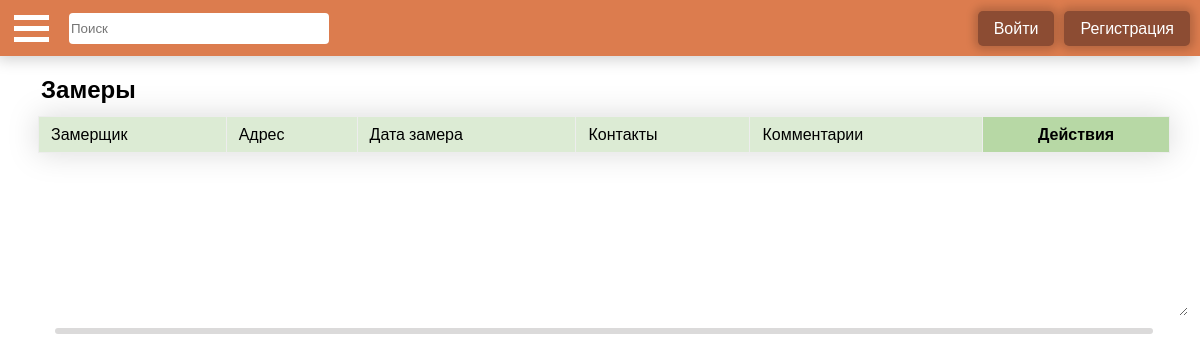
Page /forms/metrics on the earlier database version.
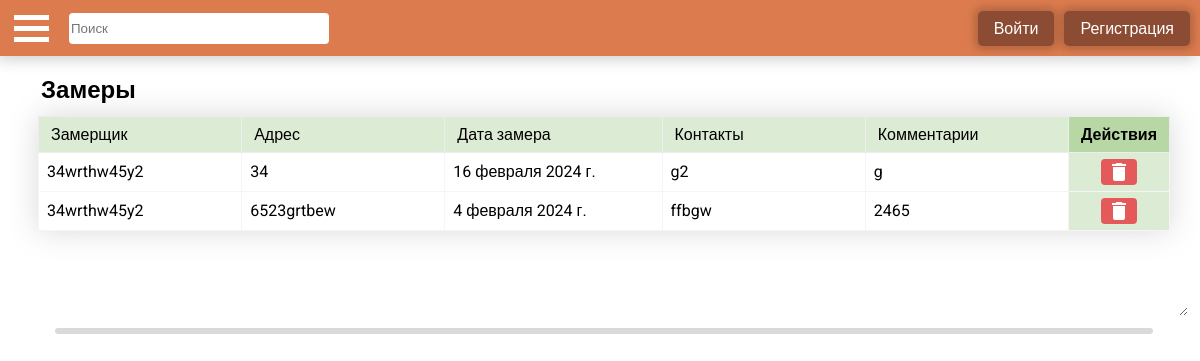
Same page on the later database version.
### apps/main_forms/models.py (models this page shows)
class Metric(models.Model):
    measurer = models.ForeignKey(Measurer, on_delete=models.CASCADE, related_name='measurer')
    address = models.CharField(max_length=255, verbose_name='Адрес')                        # Адрес.
    metrics_date = models.DateField(verbose_name='Дата замера')                             # Дата замера.
    contacts = models.CharField(max_length=255, verbose_name='Контакты')                    # Контакты.
    comments = models.TextField(verbose_name='Комментарии')                                 # Комментарии.
    objects = models.Manager()

### apps/employees/models.py (models this page shows)
class Measurer(models.Model):
    name = models.CharField(max_length=255, unique=True, verbose_name='Имя замерщика')      # Замерщик.
    objects = models.Manager()
    def __str__(self):
        return self.name

### apps/main_forms/views.py (the view)
# urls.py: path("forms/metrics", views.create_metrics, name="create_metrics"),
def create_metrics(request):
    table_data = Metric.objects.all()
    return create_entity(request, table_data, MetricForm, "main_forms/metrics.html", ("metrics", "Замеры"))

### apps/main_forms/views.py (called while the page is built)
def create_entity(request, table_data, form_class, template_name, this_page):
    register_url = reverse('users:register')
    login_url = reverse('users:login')
    logout_url = reverse('users:logout')
    if request.method == 'POST':
        form = form_class(request.POST)
        if form.is_valid():
            task = form.save(commit=False)
            task.save()
    else:
        form = form_class
    context = {
        'table_data': table_data,
        "form": form,
        "this_page": this_page[0],
        "page_label": this_page[1],
        'register_url': register_url,
        'login_url': login_url,
        'logout_url': logout_url,
    }
    return render(request, template_name, context=context)

### apps/main_forms/templates/main_forms/metrics.html (shortened to what this page needs)
{% extends "main_forms/base.html" %}
{% block form_block %}
<div class="table-container">
  <table>
    <thead>
      <tr>
        <th>Замерщик</th>
        <th>Адрес</th>
        <th>Дата замера</th>
        <th>Контакты</th>
        <th>Комментарии</th>
        <th class="action-field"><b>Действия</b></th>
      </tr>
    </thead>
    <tbody>
      {% for row in table_data|slice:'::-1' %}
      <tr>
        <td>{{ row.measurer }}</td>
        <td>{{ row.address }}</td>
        <td>{{ row.metrics_date }}</td>
        <td>{{ row.contacts }}</td>
        <td>{{ row.comments }}</td>
        <td class="action-field">
          {% include "main_forms/snippet/action_buttons.html" %}
        </td>
      </tr>
      {% endfor %}
    </tbody>
  </table>
</div>
<div class="resize-handle"></div>
{% endblock %}

### apps/main_forms/templates/main_forms/snippet/action_buttons.html (shortened to what this page needs)
<form method="POST" action="{% url 'delete_item' model_name='Customer' row_id=row.id redirect_name='create_customer'  %}">
    <button class="action-field" type="submit">
        <i class="material-icons md-18" style="margin: 0;">delete</i>
    </button>
</form>

Differences in the rows shown:
added Metric: measurer "34wrthw45y2", address "34", metrics_date "16 февраля 2024 г.", contacts "g2", comments "g"
added Metric: measurer "34wrthw45y2", address "6523grtbew", metrics_date "4 февраля 2024 г.", contacts "ffbgw", comments "2465"
